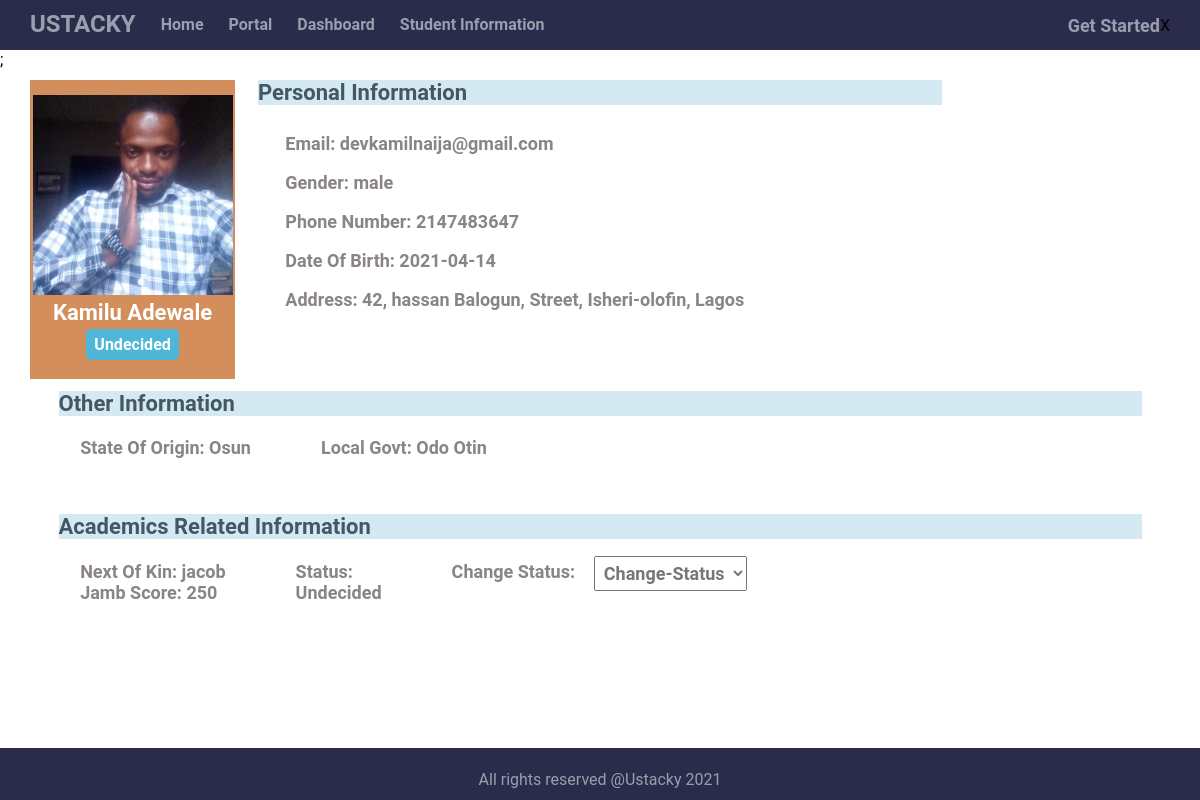
The app's page /userdetails.php?user_id=51 with its own data.
### tables this page shows
CREATE TABLE `students` (
  `id` int(11) NOT NULL,
  `image_path` varchar(200) NOT NULL,
  `firstname` varchar(200) NOT NULL,
  `middlename` varchar(200) NOT NULL,
  `lastname` varchar(200) NOT NULL,
  `email` varchar(200) NOT NULL,
  `date_of_birth` date NOT NULL,
  `gender` varchar(200) NOT NULL,
  `phone_number` int(20) NOT NULL,
  `address` text NOT NULL,
  `state_of_origin` varchar(200) NOT NULL,
  `local_govt` varchar(200) NOT NULL,
  `next_of_kin` varchar(200) NOT NULL,
  `jamb_score` int(11) NOT NULL,
  `admin_status` varchar(200) NOT NULL DEFAULT 'Undecided'
);

### userdetails.php (the view, shortened to what this page needs)
<!DOCTYPE html>
<html lang="en">
<head>
    <link rel="stylesheet" href="https://cdnjs.cloudflare.com/ajax/libs/font-awesome/4.7.0/css/font-awesome.min.css">
    <link rel="stylesheet" href="styles.css">
</head>
<body>
  <div class="container">
  <?php include 'includes/navbar.php'; ?>;
    <div class="details-box">
      <div class="personal-details">
        <div class="user-box">
        <?php
            include 'config/connection.php';
            $id = $_GET['user_id'];
            $sql = "SELECT * FROM students WHERE id=$id";
            $result = mysqli_query($conn, $sql);
              while($row = mysqli_fetch_array($result)){
                $image_path = $row['image_path'];
                $fname = $row['firstname'];
                $lname = $row['lastname'];
                $email = $row['email'];
                $gender = $row['gender'];
                $phone = $row['phone_number'];
                $dob = $row['date_of_birth'];
                $address = $row['address'];
                $state = $row['state_of_origin'];
                $local = $row['local_govt'];
                $next = $row['next_of_kin'];
                $score = $row['jamb_score'];
                $status = $row['admin_status'];
              }
          ?>
          <img src="<?= 'config/'.$image_path; ?>" alt="image" >
          <h1><?= $fname; ?> <?= $lname; ?></h1>
          <a href=""><div type="button" id="ppp"><?= $status; ?></div></a>
        </div>
        <div class="details">
          <div class="title">
            <h1>Personal Information</h1>
          </div>
          <ul>
            <li>Email: <?= $email; ?></li>
            <li>Gender: <?= $gender; ?></li>
            <li>Phone Number: <?= $phone; ?></li>
            <li>Date Of Birth: <?= $dob; ?></li>
            <li>Address: <?= $address; ?></li>
          </ul>
        </div>
      </div>
      <div class="other-details">
        <div class="title">
          <h1>Other Information</h1>
        </div>
        <div class="user-data">
          <p>State Of Origin: <?= $state; ?></p>
          <p>Local Govt: <?= $local; ?></p>
        </div>
      </div>
      <div class="other-details">
        <div class="title">
          <h1>Academics Related Information</h1>
        </div>
        <div class="user-data">
          <div class="next-score">
            <p>Next Of Kin: <?= $next; ?></p>
            <p>Jamb Score: <?= $score; ?></p>
          </div>
          <div class="status-value">
            <span>Status:</span> <p id="curr-status"><?= $status; ?></p>
          </div>
          <div class="status-box">
            <p class="different">Change Status:</p>
            <div>
            <form action="change_status.php" method="get">
              <select name="status" id="update-status">
                <option value="Change-Status" disabled selected>Change-Status</option>
              </select>
            </form>
            </div>
          </div>
        </div>
      </div>
    </div>
    <?php include 'includes/footer.php'; ?>
  </div>
</body>
</html>

### includes/navbar.php (shortened to what this page needs)
<div class="nav-box">
  <div class="nav">
    <div class="brand">
      <a href="index.php" id="brand-id"><h2>USTACKY</h2></a>
      <a href="index.php" class="<?= (basename($_SERVER['PHP_SELF']) == 'index.php')?'active':''; ?>">Home</a>
      <a href="register.php" class="<?= (basename($_SERVER['PHP_SELF']) == 'register.php')?'active':''; ?>">Portal</a>
      <a href="records.php" class="<?= (basename($_SERVER['PHP_SELF']) == 'records.php')?'active':''; ?>">Dashboard</a>
      <a href="records.php" class="<?= (basename($_SERVER['PHP_SELF']) == 'records.php')?'active':''; ?>">Student Information</a>
    </div>
    <div class="elements">
      <a href="index.php">Get Started</a>
      <p id="close">X</p>
    </div>
  </div>
</div>

### includes/footer.php
<div class="footer">
    <p>All rights reserved @Ustacky <?php echo date("Y"); ?></p>
</div>

### styles.css (style rules this page uses)
* { padding: 0; margin: 0; font-family: 'Roboto', sans-serif; }
.nav-box, .footer { height: 50px; background-color: #2b2c4c; }
.footer { position: fixed; bottom: 0; width: 100%; padding-top: 22px; height: 30px; }
.nav { display: flex; justify-content: space-between; align-items: baseline; width:95%; margin: 0 auto; padding-top: 10px; }
.brand { display: flex; align-items: center; }
.brand a { margin-right: 25px; }
a { text-decoration: none; color: #9a9eae; font-weight: bold; }
.elements { display: flex; justify-content: space-between; align-items: center; }
.elements a { font-size: 18px; }
.footer p { text-align: center; color: #9a9eae; }
.details-box { width: 95%; margin: 0 auto; }
.user-box { width: 18%; background-color: #d38e5b; margin-right: 2%; padding: 15px 0; }
.user-box img { width: 200px; height: 200px; border: none; display: block; margin: 0px auto; margin-bottom: 5px; }
.user-box h1 { text-align: center; color: #fff; font-size: 22px; }
.user-box a { display:flex; flex-direction:column; align-items:center; padding: 2%; }
.user-box div { padding: 3% 4%; font-size: 16px; font-weight: bold; color: #fff; background-color: #4db6d9; border: none; border-radius: 5px; }
.personal-details { display: flex; padding-top: 1%; }
.details { width: 60%; }
.details ul { list-style: none; padding: 4%; }
.details li { font-size: 18px; margin-bottom: 18px; color: #8a8484; font-weight: bold; }
.title { background-color: #d5e9f3; padding-right: 10%; font-weight: normal; }
.title h1 { font-size: 22px; color: #445764; }
.other-details { width: 95%; margin: 1% auto 3% auto; }
.user-data { display: flex; padding: 2%; font-size: 18px; color: #b3aeae; color: #8a8484; font-weight: bold; }
.user-data p { margin-right: 70px; }
.user-data span { margin-right:10px }
.status-box { display: flex; }
.status-box div { margin-left: -60px; margin-left: -16%; margin-top: -1.5%; }
.status-box select { padding: 5px; font-size: 18px; margin-left: 5px; color: #7a7676; font-weight: bold; }

### records on screen
students: image_path (picture), firstname "Kamilu", lastname "Adewale", admin_status "Undecided", email "devkamilnaija@gmail.com", gender "male", phone_number "2147483647", date_of_birth "2021-04-14", address "42, hassan Balogun, Street, Isheri-olofin, Lagos", state_of_origin "Osun", local_govt "Odo Otin", next_of_kin "jacob", jamb_score "250"
